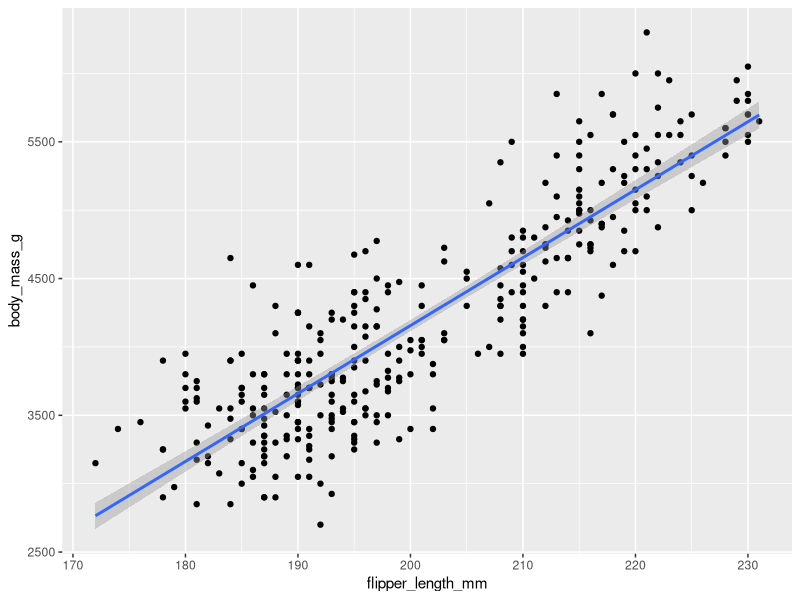
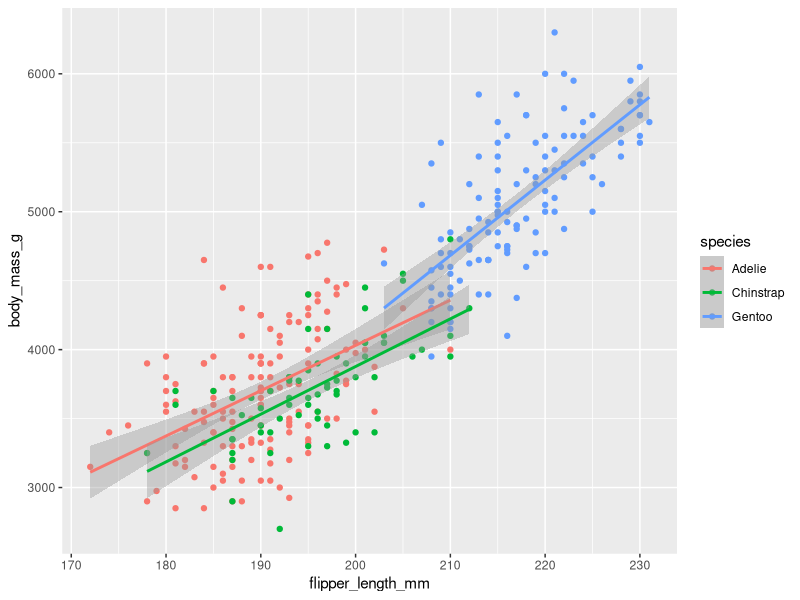
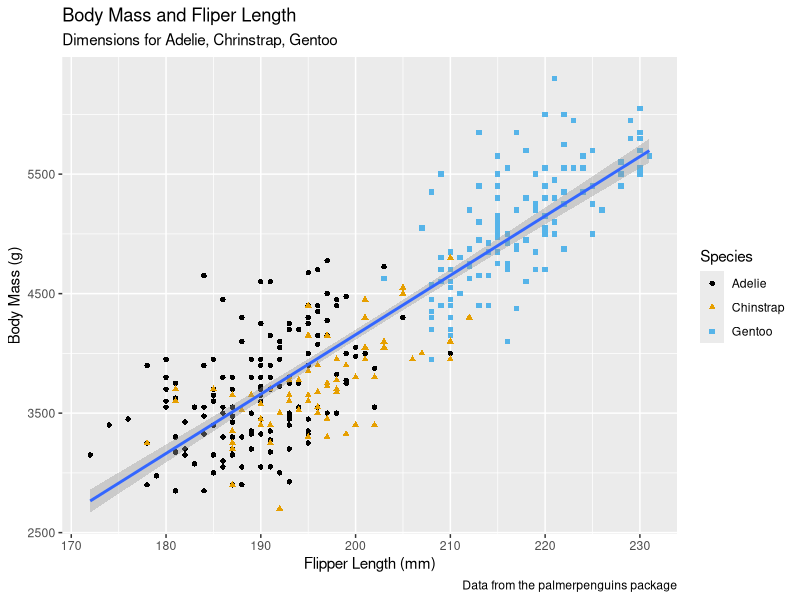
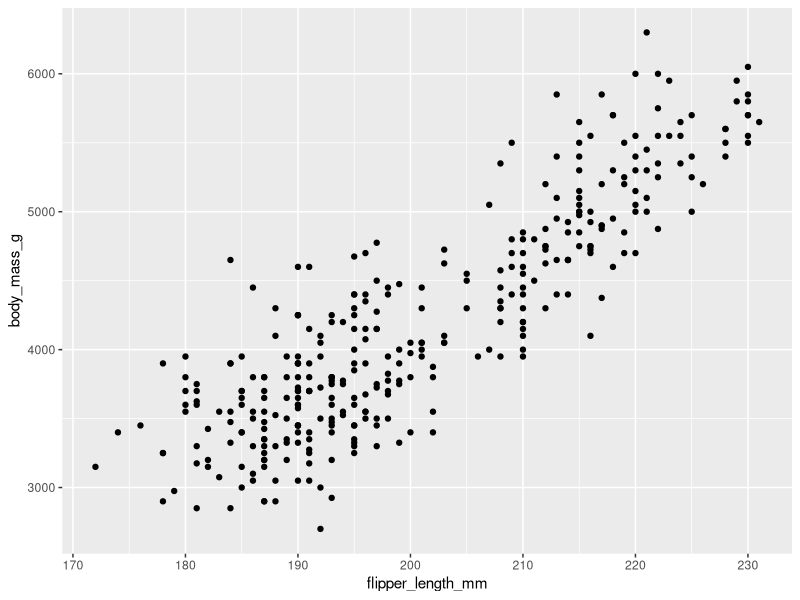
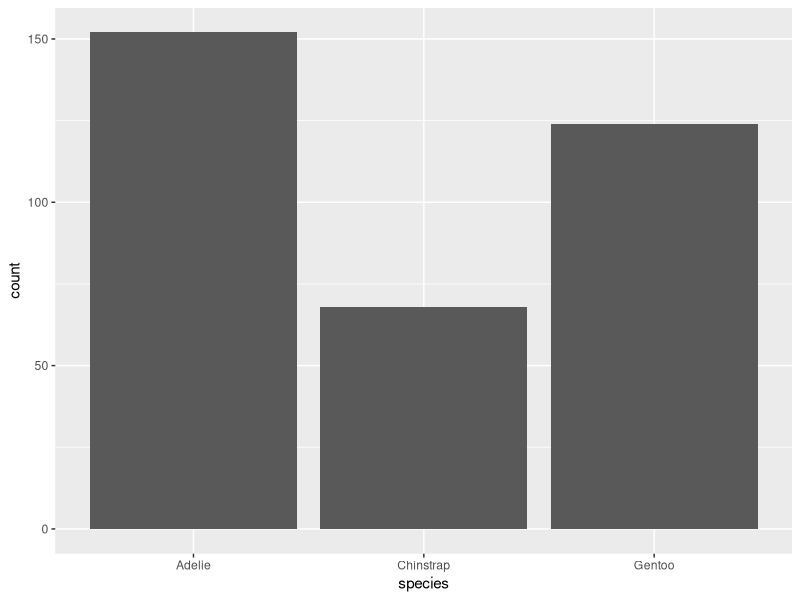
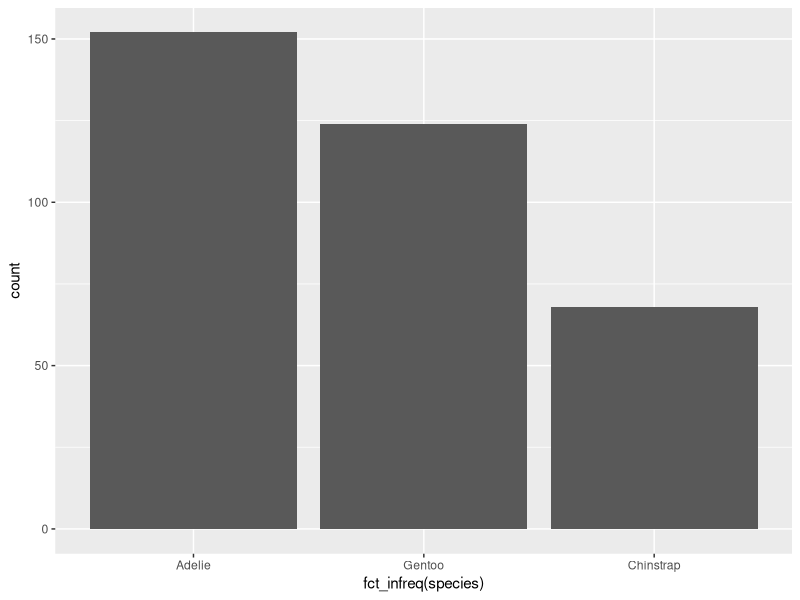
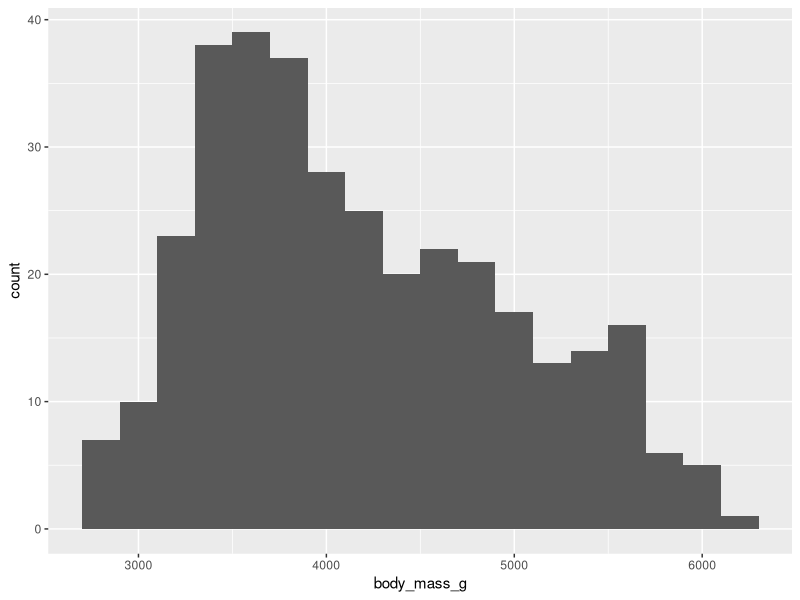
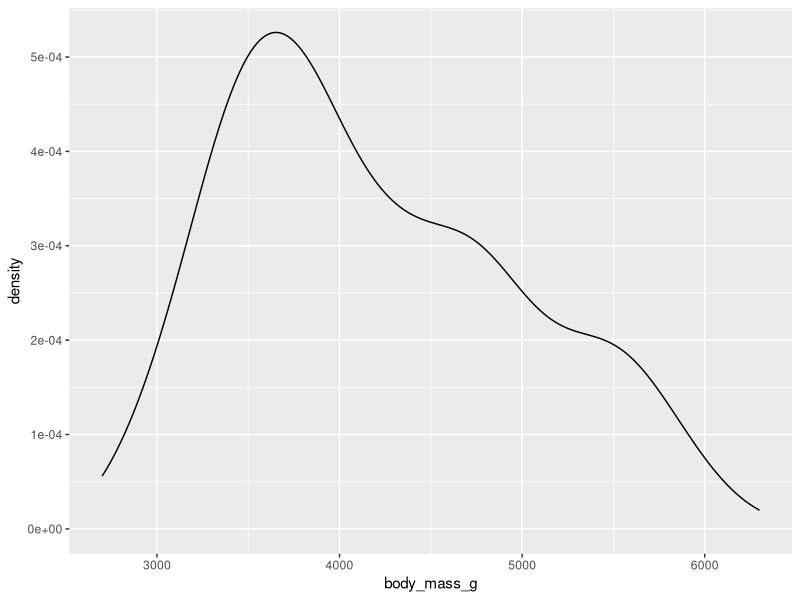

These figures' R source, in order:
# week5: r4ds chap.2: data visualization

# progress:
# all notes done

library(tidyverse)
library(palmerpenguins)
library(ggthemes)

# Points ----

# start w/ ggplot(), then add layers
# mapping = aes() to define x and y
# geom: bar, line, boxplot, point, etc.

ggplot(
  data = penguins, 
  mapping = aes(x = flipper_length_mm,
                y = body_mass_g)
  ) + # creating empty graph
  geom_point() +
  geom_smooth(method = "lm") # plot on graph through geom_

# missing value warning is very common

ggplot(
  data = penguins,
  mapping = aes(x = flipper_length_mm,
                y = body_mass_g,
                color = species)
  ) +
  geom_point() +
  geom_smooth(method = "lm")

# create three lines for each species
# because "color" argument applied at global level

ggplot(
  data = penguins, # creating empty graph
  mapping = aes(x = flipper_length_mm,
                y = body_mass_g)
) +
  geom_point(aes(color = species,
                           shape = species)) +
  geom_smooth(method = "lm") +
  labs(
    title = "Body Mass and Fliper Length",
    subtitle = "Dimensions for Adelie, Chrinstrap, Gentoo",
    caption = "Data from the palmerpenguins package",
    x = "Flipper Length (mm)",
    y = "Body Mass (g)",
    color = "Species", shape = "Species"
  ) +
  scale_color_colorblind()
# apply "color" at local level, only generate 1 line
# colorblind function in ggthemes


# rewriting to be more concise

ggplot(penguins, aes(x = flipper_length_mm,
                     y = body_mass_g)) +
  geom_point()


# Distributions (bars) ----

## categorical ----

ggplot(penguins, aes(x = species)) +
  geom_bar()

# ordering
ggplot(penguins, aes(x = fct_infreq(species))) +
  geom_bar()

# fct_infreq(): order by number of observations with each level (largest first)


## numerical ----

ggplot(penguins, aes(x = body_mass_g)) +
  geom_histogram(binwidth = 200)
# experiment w/ binwidth

ggplot(penguins, aes(x = body_mass_g)) +
  geom_density()

# Relationships ----

## one value ----

ggplot(penguins, aes(x = species,
                     y = body_mass_g)) +
  geom_boxplot()

ggplot(penguins, aes(x = body_mass_g,
                     color = species)) +
  geom_density(linewidth = 0.75)

ggplot(penguins, aes(x = body_mass_g,
                     color = species,
                     fill = species)) +
  geom_density(alpha = 0.5) # transparency 0-1

## two values ----

ggplot(penguins, aes(x = island,
                     fill = species)) +
  geom_bar()
ggplot(penguins, aes(x = island,
                     fill = species)) +
  geom_bar(position = "fill")

## three or more

# too much variables become confusing
# solution: creating facets

ggplot(penguins, aes(x = flipper_length_mm,
                     y = body_mass_g)) +
  geom_point(aes(color = species,
                shape = species)) +
  facet_wrap(~island)
